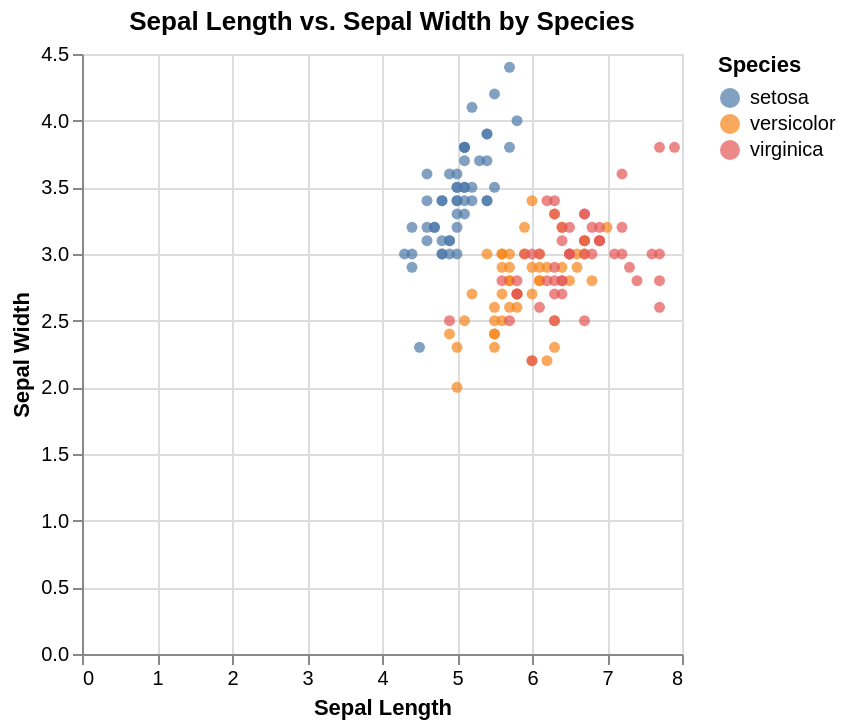

Notebook code cell kept with this figure:
### Markdown cell above
**3. Relationship Between Two Numerical Features:**

Task: Explore the relationship between sepal length and sepal width. Color-code the points by species.

Goal: Determine if there's a correlation between these two features and if the species tend to cluster in different regions of the scatter plot.

Altair Approach: Use a scatter plot with color encoding.

### Code cell
# 3. Relationship Between Two Numerical Features: Sepal Length vs. Sepal Width by Species
chart3 = alt.Chart(iris).mark_circle().encode(
    x=alt.X('sepalLength:Q', title='Sepal Length'),
    y=alt.Y('sepalWidth:Q', title='Sepal Width'),
    color=alt.Color('species:N', title='Species'),
    tooltip=['sepalLength', 'sepalWidth', 'species']
).properties(
    title='Sepal Length vs. Sepal Width by Species'
).interactive()

chart3

### Figure 1 — Vega-Lite specification as saved in the notebook (floating-point values rounded to 4 significant figures; data arrays with more than 128 entries replaced by an {"elided": "..."} marker saying what was removed)
{"config": {"view": {"continuousWidth": 300, "continuousHeight": 300}}, "data": {"name": "data-5492ad92962bad06c6c3f4c2fd78919a"}, "mark": {"type": "circle"}, "encoding": {"color": {"field": "species", "title": "Species", "type": "nominal"}, "tooltip": [{"field": "sepalLength", "type": "quantitative"}, {"field": "sepalWidth", "type": "quantitative"}, {"field": "species", "type": "nominal"}], "x": {"field": "sepalLength", "title": "Sepal Length", "type": "quantitative"}, "y": {"field": "sepalWidth", "title": "Sepal Width", "type": "quantitative"}}, "params": [{"name": "param_2", "select": {"type": "interval", "encodings": ["x", "y"]}, "bind": "scales"}], "title": "Sepal Length vs. Sepal Width by Species", "$schema": "https://vega.github.io/schema/vega-lite/v5.20.1.json", "datasets": {"data-5492ad92962bad06c6c3f4c2fd78919a": {"elided": "150 records"}}}
